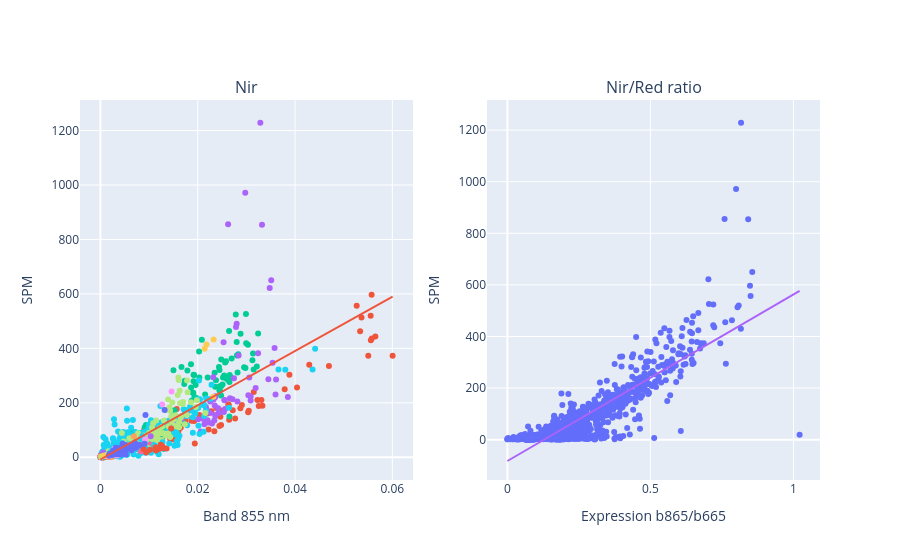

Notebook cell for this chart:
### Code cell
# Thanks to the multiple plot feature, we can compare the graphs effortlessly
fig = plotly.subplots.make_subplots(rows=1, cols=2, subplot_titles=('Nir', 'Nir/Red ratio'))
fit1.plot_fit(fig=fig, position=(1, 1), color='Rio/ Bacia')
fit2.plot_fit(fig=fig, position=(1, 2), showlegend=False)

### Figure 1 — Plotly figure (JSON) as saved in the notebook; plotly's stock layout.template omitted (floating-point values rounded to 4 significant figures; data arrays with more than 128 entries replaced by an {"elided": "..."} marker saying what was removed)
{"data": [{"customdata": {"elided": "97x5 mixed values"}, "hovertemplate": "Rio/ Bacia=%{customdata[1]}<br>855=%{x}<br>SPM=%{y}<br>Id=%{customdata[0]}<br>Projeto=%{customdata[2]}<br>DATA=%{customdata[3]}<br>Ponto=%{customdata[4]}<extra></extra>", "legendgroup": "Paranoa", "marker": {"color": "#636efa", "symbol": "circle"}, "mode": "markers", "name": "Paranoa", "orientation": "v", "showlegend": true, "type": "scatter", "x": [0.001769, 0.0007672, 0.000434, 0.0004633, 0.001128, 0.0004877, 0.0007512, 0.0004122, 0.0007861, 0.0003457, 0.0002571, 0.0003335, 0.0003575, 0.0007547, 5.6e-05, 0.0001609, 0.0001566, 0.0007197, 0.0003107, 0.0002461, 0.0007682, 0.0004833, 0.0004053, 4.8e-05, 0.0002065, 0.0003694, 0.001172, 0.0006482, 0.0003841, 0.0005627, 0.0001072, 0.0006277, 3.91e-05, 0.0003624, 0.0003803, 0.0004296, 0.001373, 0.001815, 0.001968, 0.0004286, 0.0001074, 9.26e-05, 0.0001984, 0.0003729, 0.0002243, 0, 0.0006483, 0.001126, 0.001086, 0.0009575, 0.0008757, 0.0008466, 0.000351, 0.0002633, 0.0001399, 0.00014, 7.36e-05, 9.65e-05, 0.000184, 0.001013, 0.001085, 0.001397, 0.0009253, 0.0008342, 0.0007748, 0.0003487, 0.0003006, 0.0001545, 0.0001513, 0.0002295, 9.43e-05, 0.0001067, 0.0001282, 0.0002078, 0.0003608, 0.0006488, 0.007138, 0.007832, 0.00474, 0.001687, 0.001778, 0.0009663, 0.0004974, 0.0002867, 0.0002898, 0.000186, 0.0001491, 0.0005101, 0.0001853, 0.0004794, 0.0006279, 0.00109, 0.0003244, 0.0001023, 0.0002996, 0.001798, 0.0003853], "xaxis": "x", "y": [12.4, 6.2, 4.3, 3.8, 5.5, 2.8, 5.5, 2.7, 4.1, 2.6, 2.4, 1.9, 1.6, 2.4, 0.6, 1.2, 2.1, 7.8, 3.7, 1.7, 2.9, 1.9, 1.8, 0.7, 0.2, 0.9, 3.1, 2, 1.1, 5.9, 2, 3.2, 2.4, 2.1, 2.1, 0.7, 6.2, 15.8, 7.2, 2.9, 1.8, 3.9, 5.5, 7.8, 11, 1.2, 7.6, 7.2, 4, 4.8, 5.6, 5, 3.2, 1.5, 0.8, 0.2, 0.4, 0.6, 1.4, 10.8, 7.8, 6.6, 6.8, 6.2, 5.4, 2.8, 2, 1.5, 1.6, 1.8, 1.6, 1.3, 1.8, 0.6, 3, 4.2, 28.2, 32.2, 20.4, 5, 5.4, 3, 1, 0.4, 0.4, 0.4, 1.2, 0.4, 1, 1.2, 2.2, 4.4, 6, 2.1, 13.7, 5.4, 5], "yaxis": "y"}, {"customdata": {"elided": "97x5 mixed values"}, "hovertemplate": "Rio/ Bacia=%{customdata[1]}<br>855=%{x}<br>SPM=%{y}<br>Id=%{customdata[0]}<br>Projeto=%{customdata[2]}<br>DATA=%{customdata[3]}<br>Ponto=%{customdata[4]}<extra></extra>", "legendgroup": "Sao Francisco", "marker": {"color": "#EF553B", "symbol": "circle"}, "mode": "markers", "name": "Sao Francisco", "orientation": "v", "showlegend": true, "type": "scatter", "x": [0.02278, 0.01361, 0.008389, 0.003051, 0.00169, 0.00201, 0.001298, 0.001175, 0.001159, 0.002191, 0.0008749, 0.0008969, 0.0006594, 0.0007122, 0.0006925, 0.000658, 0.0007202, 0.0006667, 0.0006246, 0.0006074, 0.0005879, 0.0006521, 0.0006522, 0.0006621, 0.0006447, 0.0006301, 0.009013, 0.001965, 0.003312, 0.002445, 0.003254, 0.00242, 0.004259, 0.004631, 0.002555, 0.0006532, 8.37e-05, 6.51e-05, 9.92e-06, 5.49e-05, 0.01577, 0.003977, 0.02636, 0.02908, 0.02877, 0.0263, 0.0272, 0.02466, 0.02769, 0.02646, 0.0248, 0.01572, 0.01536, 0.01604, 0.01164, 0.01245, 0.01501, 0.009979, 0.007874, 0.006631, 0.007016, 0.005512, 0.005029, 0.03885, 0.01569, 0.01434, 0.004147, 0.003157, 0.002672, 0.003403, 0.002352, 0.002222, 0.002887, 0.002852, 0.001426, 0.000941, 0.01748, 0.01643, 0.01815, 0.01926, 0.02498, 0.01873, 0.02093, 0.02033, 0.03787, 0.02381, 0.02198, 0.02224, 0.03227, 0.0333, 0.03255, 0.0165, 0.006822, 0.03151, 0.03309, 0.0305, 0.03036], "xaxis": "x", "y": [168.6, 32.3, 26.4, 10, 8.4, 6, 3.8, 3.6, 2.9, 2.6, 1.4, 1.9, 0.3, 0.7, 1.6, 1.1, 0.4, 1.1, 1.2, 1.3, 0.2, 0.6, 1.1, 1.3, 0.8, 0.5, 101, 14.5, 13, 12, 18, 13.8, 16.8, 16, 15.8, 10.4, 5.7, 5.5, 2, 3.2, 145.3, 23, 191.7, 192.4, 179.7, 194.7, 173, 148.7, 142.3, 137.7, 119, 95.7, 91, 96.5, 68.7, 56, 65, 46, 40.8, 34, 32.8, 21.8, 20.5, 302.7, 176.9, 67.4, 20.3, 17.4, 13.3, 15, 10.7, 10.1, 10.6, 9.6, 6.1, 2.7, 133.7, 110, 172, 133, 171.7, 134, 148.7, 155.7, 250, 181.3, 160.7, 102.3, 210.3, 189.7, 188.7, 108, 29, 239.7, 210.3, 171, 165.7], "yaxis": "y"}, {"customdata": {"elided": "99x5 mixed values"}, "hovertemplate": "Rio/ Bacia=%{customdata[1]}<br>855=%{x}<br>SPM=%{y}<br>Id=%{customdata[0]}<br>Projeto=%{customdata[2]}<br>DATA=%{customdata[3]}<br>Ponto=%{customdata[4]}<extra></extra>", "legendgroup": "Madeira Low", "marker": {"color": "#00cc96", "symbol": "circle"}, "mode": "markers", "name": "Madeira Low", "orientation": "v", "showlegend": true, "type": "scatter", "x": [0.02801, 0.02675, 0.02543, 0.02349, 0.02447, 0.01957, 0.03241, 0.02581, 0.02782, 0.01697, 0.01095, 0.01031, 0.01037, 0.01155, 0.01176, 0.01104, 0.008647, 0.0106, 0.01036, 0.01078, 0.01272, 0.02375, 0.02453, 0.03125, 0.0315, 0.02585, 0.0252, 0.02551, 0.02485, 0.02657, 0.0248, 0.0251, 0.02456, 0.02624, 0.02954, 0.02819, 0.03214, 0.02981, 0.03033, 0.03137, 0.02544, 0.01915, 0.01862, 0.01736, 0.01666, 0.01897, 0.02652, 0.02447, 0.01788, 0.01909, 0.01501, 0.0236, 0.02645, 0.02028, 0.01926, 0.02152, 0.01875, 0.01932, 0.02033, 0.02437, 0.01724, 0.01915, 0.02085, 0.02881, 0.02696, 0.02484, 0.01865, 0.01966, 0.009121, 0.02651, 0.005695, 0.01221, 0.02804, 0.02205, 0.02563, 0.02997, 0.02833, 0.01185, 0.008051, 0.0109, 0.01174, 0.01316, 0.01523, 0.01189, 0.01051, 0.0128, 0.01136, 0.009739, 0.01009, 0.009032, 0.009531, 0.008995, 0.00737, 0.006272, 0.02992, 0.008661, 0.006542, 0.009367, 0.007566], "xaxis": "x", "y": [423.8, 294, 296.8, 310, 245, 265, 454.8, 353, 524, 126, 76.6, 73.2, 82.2, 72.8, 82.2, 73.4, 65.6, 66.8, 126.5, 67.4, 63.8, 282.6, 261, 356.7, 322.5, 289, 293.3, 297.9, 261.6, 301.8, 226.8, 267, 244.9, 283.9, 330.9, 311.6, 333.5, 327.5, 412.9, 380.7, 300, 278.8, 341.3, 281.4, 331.5, 237.8, 276.3, 320.4, 318.8, 236.3, 319.4, 258.6, 464, 388.4, 301.8, 230.3, 208, 220, 293.4, 332, 268.8, 303.5, 431.9, 453.3, 362.4, 359, 256.6, 219, 110, 150, 39.4, 77.8, 374, 292.8, 348.4, 418.4, 378.8, 68, 35.9, 104.8, 115.6, 106, 172.4, 116, 110, 119.6, 81.2, 61.2, 97.2, 48.8, 55.6, 46, 43.2, 25.2, 526, 72.8, 95.1, 118.6, 46.3], "yaxis": "y"}, {"customdata": {"elided": "58x5 mixed values"}, "hovertemplate": "Rio/ Bacia=%{customdata[1]}<br>855=%{x}<br>SPM=%{y}<br>Id=%{customdata[0]}<br>Projeto=%{customdata[2]}<br>DATA=%{customdata[3]}<br>Ponto=%{customdata[4]}<extra></extra>", "legendgroup": "Madeira High", "marker": {"color": "#ab63fa", "symbol": "circle"}, "mode": "markers", "name": "Madeira High", "orientation": "v", "showlegend": true, "type": "scatter", "x": [0.02801, 0.02256, 0.02318, 0.02745, 0.03061, 0.02169, 0.02562, 0.02256, 0.02363, 0.02357, 0.02977, 0.03511, 0.03287, 0.03322, 0.02625, 0.02186, 0.02431, 0.02349, 0.02419, 0.02362, 0.02362, 0.02136, 0.02537, 0.0216, 0.02218, 0.02198, 0.02168, 0.02201, 0.0211, 0.02061, 0.02342, 0.02293, 0.0324, 0.0358, 0.0361, 0.02839, 0.03452, 0.02325, 0.02549, 0.02532, 0.0348, 0.02787, 0.01672, 0.0201, 0.01662, 0.01785, 0.01502, 0.03088, 0.03087, 0.03853, 0.0354, 0.03041, 0.03191, 0.03599, 0.02816, 0.02662, 0.02553, 0.02715], "xaxis": "x", "y": [490.6, 204.4, 294, 290.6, 293.2, 184.6, 177, 162.4, 223.8, 220, 971.8, 649.8, 1229.0, 854.2, 855.8, 175, 163, 189.8, 179.9, 152, 155.4, 121.6, 166.2, 134.4, 127.4, 129.2, 131.3, 136, 141.7, 95, 135.5, 124.1, 382, 401, 286, 374, 287, 212, 210, 422.4, 621.6, 478.8, 141.2, 140, 151, 151.4, 120.8, 223.4, 208.4, 221.2, 346.8, 228.2, 254, 230.2, 205.2, 216.8, 209.8, 213], "yaxis": "y"}, {"customdata": {"elided": "50x5 mixed values"}, "hovertemplate": "Rio/ Bacia=%{customdata[1]}<br>855=%{x}<br>SPM=%{y}<br>Id=%{customdata[0]}<br>Projeto=%{customdata[2]}<br>DATA=%{customdata[3]}<br>Ponto=%{customdata[4]}<extra></extra>", "legendgroup": "Paranapanema", "marker": {"color": "#FFA15A", "symbol": "circle"}, "mode": "markers", "name": "Paranapanema", "orientation": "v", "showlegend": true, "type": "scatter", "x": [0.0003263, 0, 0.001285, 0.0007945, 0.0007859, 0.00241, 0.0001062, 5.04e-05, 0.0005656, 0.002078, 0.002356, 0.001538, 0.0003402, 0.0004416, 0.0005129, 0.0005588, 0.001241, 0.0007824, 0.0008297, 0.0009116, 0.00171, 0.001722, 0.001992, 0.002298, 0.002808, 0.005201, 0.006014, 0.007765, 0.001352, 0.002514, 0.003761, 0.01179, 0.0007129, 0.0004406, 0.001265, 0.001843, 0.001747, 0.004604, 0.002951, 0.006001, 0.005691, 0.007754, 0.005976, 0.005572, 0.0004314, 0.0004493, 0.0004682, 0.001123, 0.001234, 0.00276], "xaxis": "x", "y": [2.3, 2.9, 2.1, 1.9, 1.2, 3.9, 1.1, 2.1, 3.9, 3.4, 1.7, 1.2, 1.1, 5.6, 0.5, 1, 2.6, 1.2, 0.7, 1.1, 2.2, 7.4, 9.1, 9.3, 13.5, 24.6, 22.2, 31.9, 20.2, 17.9, 19, 19, 6.5, 8.4, 5.2, 3.5, 21.9, 23.3, 20.1, 27.2, 29.8, 32.2, 30.5, 35.3, 0.5, 0.7, 0.1, 3.5, 4.1, 8.8], "yaxis": "y"}, {"customdata": {"elided": "232x5 mixed values"}, "hovertemplate": "Rio/ Bacia=%{customdata[1]}<br>855=%{x}<br>SPM=%{y}<br>Id=%{customdata[0]}<br>Projeto=%{customdata[2]}<br>DATA=%{customdata[3]}<br>Ponto=%{customdata[4]}<extra></extra>", "legendgroup": "Amazonas", "marker": {"color": "#19d3f3", "symbol": "circle"}, "mode": "markers", "name": "Amazonas", "orientation": "v", "showlegend": true, "type": "scatter", "x": {"elided": "232 float values"}, "xaxis": "x", "y": {"elided": "232 float values"}, "yaxis": "y"}, {"customdata": {"elided": "37x5 mixed values"}, "hovertemplate": "Rio/ Bacia=%{customdata[1]}<br>855=%{x}<br>SPM=%{y}<br>Id=%{customdata[0]}<br>Projeto=%{customdata[2]}<br>DATA=%{customdata[3]}<br>Ponto=%{customdata[4]}<extra></extra>", "legendgroup": "Floodplain", "marker": {"color": "#FF6692", "symbol": "circle"}, "mode": "markers", "name": "Floodplain", "orientation": "v", "showlegend": true, "type": "scatter", "x": [0.01361, 0.0005099, 0.0009848, 0.0003672, 0.006595, 0.004524, 0.001099, 0.001021, 0.001293, 0.001193, 0.004571, 0.006425, 0.003709, 0.001539, 0.001922, 0.00123, 0.00135, 0.01027, 0.0008694, 0.003719, 0.001628, 0.002978, 0.00273, 0.005955, 0.00485, 0.006754, 0.001599, 0.008375, 0.005464, 0.001319, 0.003229, 0.002394, 0.00501, 0.005116, 0.00555, 0.01189, 0.001124], "xaxis": "x", "y": [81, 6.8, 2.4, 8.3, 33.2, 20, 7, 5.6, 7.7, 5, 25, 34, 20.7, 10, 11.7, 5.9, 7.6, 46.7, 4.3, 11.3, 6.9, 12, 15.4, 40.9, 21.1, 26.3, 6.9, 21, 31.2, 12.4, 7.4, 14.2, 36.7, 33.1, 25.1, 67.1, 2.7], "yaxis": "y"}, {"customdata": {"elided": "83x5 mixed values"}, "hovertemplate": "Rio/ Bacia=%{customdata[1]}<br>855=%{x}<br>SPM=%{y}<br>Id=%{customdata[0]}<br>Projeto=%{customdata[2]}<br>DATA=%{customdata[3]}<br>Ponto=%{customdata[4]}<extra></extra>", "legendgroup": "Solimoes", "marker": {"color": "#B6E880", "symbol": "circle"}, "mode": "markers", "name": "Solimoes", "orientation": "v", "showlegend": true, "type": "scatter", "x": [0.01257, 0.01346, 0.01316, 0.0153, 0.01459, 0.01398, 0.01168, 0.0107, 0.01156, 0.01564, 0.01398, 0.01213, 0.01159, 0.01179, 0.01336, 0.01269, 0.01961, 0.01656, 0.017, 0.01434, 0.01862, 0.01982, 0.01619, 0.01618, 0.01776, 0.01461, 0.0128, 0.01085, 0.01072, 0.01214, 0.01038, 0.001643, 0.0165, 0.0142, 0.0163, 0.007748, 0.007168, 0.001437, 0.01735, 0.01589, 0.01393, 0.004417, 0.005655, 0.007736, 0.005952, 0.01793, 0.0148, 0.004774, 0.01603, 0.0161, 0.0154, 0.01693, 0.01432, 0.008008, 0.01031, 0.01064, 0.009478, 0.008596, 0.007953, 0.007407, 0.009366, 0.00713, 0.00814, 0.008348, 0.009332, 0.008614, 0.008904, 0.01254, 0.008849, 0.01056, 0.01001, 0.009064, 0.01145, 0.01781, 0.01305, 0.01636, 0.01507, 0.01062, 0.01354, 0.009863, 0.006985, 0.00684, 0.02157], "xaxis": "x", "y": [63.7, 81.3, 87.6, 115.8, 151, 87.5, 70.6, 69.9, 91.2, 112.7, 114.4, 95.6, 63.6, 82.2, 85.8, 111.9, 184.9, 150.4, 202.9, 74.8, 202.1, 209.7, 129.3, 110.6, 155.2, 130.1, 88.3, 125, 81.1, 106.6, 91.4, 22.4, 145, 184, 244, 63, 69, 4.9, 121, 228.4, 212, 89.2, 47.2, 88.4, 70, 238.4, 200.8, 58, 293.2, 283.6, 154.8, 195.6, 170.8, 68, 71.2, 67.2, 66, 65.2, 59.2, 66.8, 65.2, 56, 50.8, 74.4, 74.8, 72.4, 80.4, 88.8, 48, 82, 89.6, 42.8, 135.4, 282.1, 135, 198.7, 139.3, 109, 173.2, 33, 71.8, 59.6, 163], "yaxis": "y"}, {"customdata": [[408, "Maranon", "SENAMHI / ANA / HYBAM", "6/8/2010", "San Regis"], [500, "Maranon", "SENAMHI/ANA/HYBAM", "11/23/2011", "San_Regis"]], "hovertemplate": "Rio/ Bacia=%{customdata[1]}<br>855=%{x}<br>SPM=%{y}<br>Id=%{customdata[0]}<br>Projeto=%{customdata[2]}<br>DATA=%{customdata[3]}<br>Ponto=%{customdata[4]}<extra></extra>", "legendgroup": "Maranon", "marker": {"color": "#FF97FF", "symbol": "circle"}, "mode": "markers", "name": "Maranon", "orientation": "v", "showlegend": true, "type": "scatter", "x": [0.0127, 0.01463], "xaxis": "x", "y": [194, 241.6], "yaxis": "y"}, {"customdata": [[409, "Ucayali", "SENAMHI / ANA / HYBAM", "6/9/2010", "Requena"], [501, "Ucayali", "SENAMHI/ANA/HYBAM", "11/24/2011", "Requena1"], [502, "Ucayali", "SENAMHI/ANA/HYBAM", "11/25/2011", "Requena2"]], "hovertemplate": "Rio/ Bacia=%{customdata[1]}<br>855=%{x}<br>SPM=%{y}<br>Id=%{customdata[0]}<br>Projeto=%{customdata[2]}<br>DATA=%{customdata[3]}<br>Ponto=%{customdata[4]}<extra></extra>", "legendgroup": "Ucayali", "marker": {"color": "#FECB52", "symbol": "circle"}, "mode": "markers", "name": "Ucayali", "orientation": "v", "showlegend": true, "type": "scatter", "x": [0.0218, 0.02143, 0.02327], "xaxis": "x", "y": [414, 398.4, 432.4], "yaxis": "y"}, {"customdata": [[410, "Napo", "SENAMHI / ANA / HYBAM", "6/11/2010", "Canada"], [503, "Napo", "SENAMHI/ANA/HYBAM", "11/26/2011", "Canada"]], "hovertemplate": "Rio/ Bacia=%{customdata[1]}<br>855=%{x}<br>SPM=%{y}<br>Id=%{customdata[0]}<br>Projeto=%{customdata[2]}<br>DATA=%{customdata[3]}<br>Ponto=%{customdata[4]}<extra></extra>", "legendgroup": "Napo", "marker": {"color": "#636efa", "symbol": "circle"}, "mode": "markers", "name": "Napo", "orientation": "v", "showlegend": true, "type": "scatter", "x": [0.0132, 0.009263], "xaxis": "x", "y": [174, 155.6], "yaxis": "y"}, {"customdata": [[411, "Javari", "SENAMHI / ANA / HYBAM", "6/13/2010", "Javari"]], "hovertemplate": "Rio/ Bacia=%{customdata[1]}<br>855=%{x}<br>SPM=%{y}<br>Id=%{customdata[0]}<br>Projeto=%{customdata[2]}<br>DATA=%{customdata[3]}<br>Ponto=%{customdata[4]}<extra></extra>", "legendgroup": "Javari", "marker": {"color": "#EF553B", "symbol": "circle"}, "mode": "markers", "name": "Javari", "orientation": "v", "showlegend": true, "type": "scatter", "x": [0.01454], "xaxis": "x", "y": [105.4], "yaxis": "y"}, {"customdata": [[416, "Jutai", "SENAMHI / ANA / HYBAM", "6/17/2010", "Jutai"], [589, "Jutai", "ANA/HYBAM/TOSCA", "4/5/2014", "Jutai1"]], "hovertemplate": "Rio/ Bacia=%{customdata[1]}<br>855=%{x}<br>SPM=%{y}<br>Id=%{customdata[0]}<br>Projeto=%{customdata[2]}<br>DATA=%{customdata[3]}<br>Ponto=%{customdata[4]}<extra></extra>", "legendgroup": "Jutai", "marker": {"color": "#00cc96", "symbol": "circle"}, "mode": "markers", "name": "Jutai", "orientation": "v", "showlegend": true, "type": "scatter", "x": [0.003418, 0.0007309], "xaxis": "x", "y": [12.2, 11], "yaxis": "y"}, {"customdata": [[417, "Japura", "SENAMHI / ANA / HYBAM", "6/19/2010", "Japura"], [512, "Japura", "SENAMHI/ANA/HYBAM", "12/5/2011", "Japura"], [594, "Japura", "ANA/HYBAM/TOSCA", "4/8/2014", "Japura"]], "hovertemplate": "Rio/ Bacia=%{customdata[1]}<br>855=%{x}<br>SPM=%{y}<br>Id=%{customdata[0]}<br>Projeto=%{customdata[2]}<br>DATA=%{customdata[3]}<br>Ponto=%{customdata[4]}<extra></extra>", "legendgroup": "Japura", "marker": {"color": "#ab63fa", "symbol": "circle"}, "mode": "markers", "name": "Japura", "orientation": "v", "showlegend": true, "type": "scatter", "x": [0.01033, 0.005393, 0.0005708], "xaxis": "x", "y": [77.2, 26.4, 17.6], "yaxis": "y"}, {"customdata": [[419, "Coari", "SENAMHI / ANA / HYBAM", "6/22/2010", "Coari"], [514, "Coari", "SENAMHI/ANA/HYBAM", "12/7/2011", "Coari"], [595, "Coari", "ANA/HYBAM/TOSCA", "4/9/2014", "Coari"]], "hovertemplate": "Rio/ Bacia=%{customdata[1]}<br>855=%{x}<br>SPM=%{y}<br>Id=%{customdata[0]}<br>Projeto=%{customdata[2]}<br>DATA=%{customdata[3]}<br>Ponto=%{customdata[4]}<extra></extra>", "legendgroup": "Coari", "marker": {"color": "#FFA15A", "symbol": "circle"}, "mode": "markers", "name": "Coari", "orientation": "v", "showlegend": true, "type": "scatter", "x": [0.006898, 0.009, 0.0002365], "xaxis": "x", "y": [77, 56, 1.6], "yaxis": "y"}, {"customdata": {"elided": "39x5 mixed values"}, "hovertemplate": "Rio/ Bacia=%{customdata[1]}<br>855=%{x}<br>SPM=%{y}<br>Id=%{customdata[0]}<br>Projeto=%{customdata[2]}<br>DATA=%{customdata[3]}<br>Ponto=%{customdata[4]}<extra></extra>", "legendgroup": "Purus", "marker": {"color": "#19d3f3", "symbol": "circle"}, "mode": "markers", "name": "Purus", "orientation": "v", "showlegend": true, "type": "scatter", "x": [0.005363, 0.0007967, 0.004468, 0.002748, 0.001744, 0.005335, 0.005518, 0.004426, 0.004364, 0.006831, 0.001566, 0.002743, 0.001978, 0.0007708, 0.002835, 0.003498, 0.001103, 0.001191, 0.004552, 0.004778, 0.006032, 0.005203, 0.01276, 0.01415, 0.01567, 0.01601, 0.02037, 0.019, 0.01099, 0.00932, 0.006676, 0.01303, 0.002144, 0.03661, 0.04414, 0.038, 0.04361, 0.008613, 0.008308], "xaxis": "x", "y": [18.4, 5.6, 52, 14.6, 8.8, 15.9, 10.4, 10, 18.4, 10.5, 3.6, 4.7, 6.8, 5.2, 7, 6.1, 6.1, 10.2, 27.6, 35.9, 38.6, 39, 54.8, 50.8, 81.4, 68.3, 85.3, 90.5, 44.3, 32.5, 23.2, 30.6, 19.3, 322, 398.3, 321.6, 322.2, 78.2, 67.1], "yaxis": "y"}, {"customdata": [[426, "Negro", "CARBAMA", "8/25/2010", "CBM1"], [461, "Negro", "ANA/HYBAM", "2/15/2011", "Paricatuba_Rio_ Negro"], [488, "Negro", "ANA/HYBAM", "7/19/2011", "Rio_Negro"]], "hovertemplate": "Rio/ Bacia=%{customdata[1]}<br>855=%{x}<br>SPM=%{y}<br>Id=%{customdata[0]}<br>Projeto=%{customdata[2]}<br>DATA=%{customdata[3]}<br>Ponto=%{customdata[4]}<extra></extra>", "legendgroup": "Negro", "marker": {"color": "#FF6692", "symbol": "circle"}, "mode": "markers", "name": "Negro", "orientation": "v", "showlegend": true, "type": "scatter", "x": [0.001591, 0.0006414, 0.001321], "xaxis": "x", "y": [4.4, 5.4, 6.8], "yaxis": "y"}, {"customdata": [[471, "Tapajos", "ANA/HYBAM", "2/25/2011", "Tapajos"]], "hovertemplate": "Rio/ Bacia=%{customdata[1]}<br>855=%{x}<br>SPM=%{y}<br>Id=%{customdata[0]}<br>Projeto=%{customdata[2]}<br>DATA=%{customdata[3]}<br>Ponto=%{customdata[4]}<extra></extra>", "legendgroup": "Tapajos", "marker": {"color": "#B6E880", "symbol": "circle"}, "mode": "markers", "name": "Tapajos", "orientation": "v", "showlegend": true, "type": "scatter", "x": [0.00212], "xaxis": "x", "y": [9.6], "yaxis": "y"}, {"customdata": [[509, "Ica", "SENAMHI/ANA/HYBAM", "12/1/2011", "Iça"], [587, "Ica", "ANA/HYBAM/TOSCA", "4/4/2014", "Iça"]], "hovertemplate": "Rio/ Bacia=%{customdata[1]}<br>855=%{x}<br>SPM=%{y}<br>Id=%{customdata[0]}<br>Projeto=%{customdata[2]}<br>DATA=%{customdata[3]}<br>Ponto=%{customdata[4]}<extra></extra>", "legendgroup": "Ica", "marker": {"color": "#FF97FF", "symbol": "circle"}, "mode": "markers", "name": "Ica", "orientation": "v", "showlegend": true, "type": "scatter", "x": [0.009191, 0.002882], "xaxis": "x", "y": [65.6, 31.9], "yaxis": "y"}, {"customdata": [[511, "Jurua", "SENAMHI/ANA/HYBAM", "12/4/2011", "Jurua"], [593, "Jurua", "ANA/HYBAM/TOSCA", "4/7/2014", "Jurua"]], "hovertemplate": "Rio/ Bacia=%{customdata[1]}<br>855=%{x}<br>SPM=%{y}<br>Id=%{customdata[0]}<br>Projeto=%{customdata[2]}<br>DATA=%{customdata[3]}<br>Ponto=%{customdata[4]}<extra></extra>", "legendgroup": "Jurua", "marker": {"color": "#FECB52", "symbol": "circle"}, "mode": "markers", "name": "Jurua", "orientation": "v", "showlegend": true, "type": "scatter", "x": [0.02321, 0.00476], "xaxis": "x", "y": [222, 45.6], "yaxis": "y"}, {"customdata": [[614, "Aripuana", "ANA/HYBAM/TOSCA", "12/10/2014", "Novo_Aripuana"]], "hovertemplate": "Rio/ Bacia=%{customdata[1]}<br>855=%{x}<br>SPM=%{y}<br>Id=%{customdata[0]}<br>Projeto=%{customdata[2]}<br>DATA=%{customdata[3]}<br>Ponto=%{customdata[4]}<extra></extra>", "legendgroup": "Aripuana", "marker": {"color": "#636efa", "symbol": "circle"}, "mode": "markers", "name": "Aripuana", "orientation": "v", "showlegend": true, "type": "scatter", "x": [0.001208], "xaxis": "x", "y": [4], "yaxis": "y"}, {"customdata": {"elided": "28x5 mixed values"}, "hovertemplate": "Rio/ Bacia=%{customdata[1]}<br>855=%{x}<br>SPM=%{y}<br>Id=%{customdata[0]}<br>Projeto=%{customdata[2]}<br>DATA=%{customdata[3]}<br>Ponto=%{customdata[4]}<extra></extra>", "legendgroup": "Volta", "marker": {"color": "#EF553B", "symbol": "circle"}, "mode": "markers", "name": "Volta", "orientation": "v", "showlegend": true, "type": "scatter", "x": [0.01243, 0.01222, 0.01142, 0.008872, 0.009452, 0.0194, 0.05555, 0.05367, 0.06006, 0.05268, 0.05339, 0.05574, 0.05559, 0.05506, 0.05651, 0.04041, 0.04293, 0.01314, 0.01206, 0.0102, 0.02342, 0.01273, 0.01267, 0.01162, 0.01134, 0.02446, 0.04697, 0.05578], "xaxis": "x", "y": [46, 34, 25, 30, 18, 51, 520, 513.3, 373.3, 556.7, 463.3, 596.7, 430, 373.3, 443.3, 256, 340, 32.7, 31.3, 28.1, 95.9, 39.2, 33, 30.1, 37, 115, 335.3, 436], "yaxis": "y"}, {"customdata": [[649, "Rio_Jaguaribé", "ANA/FUNCEME/COGERH", "11/12/2015", "Castanhao1"], [650, "Rio_Jaguaribé", "ANA/FUNCEME/COGERH", "11/12/2015", "Castanhao2"], [651, "Rio_Jaguaribé", "ANA/FUNCEME/COGERH", "11/12/2015", "Castanhao3"], [652, "Rio_Jaguaribé", "ANA/FUNCEME/COGERH", "11/13/2015", "Oros1"], [654, "Rio_Jaguaribé", "ANA/FUNCEME/COGERH", "11/13/2015", "Oros3"]], "hovertemplate": "Rio/ Bacia=%{customdata[1]}<br>855=%{x}<br>SPM=%{y}<br>Id=%{customdata[0]}<br>Projeto=%{customdata[2]}<br>DATA=%{customdata[3]}<br>Ponto=%{customdata[4]}<extra></extra>", "legendgroup": "Rio_Jaguaribé", "marker": {"color": "#00cc96", "symbol": "circle"}, "mode": "markers", "name": "Rio_Jaguaribé", "orientation": "v", "showlegend": true, "type": "scatter", "x": [0.0004667, 0.0005626, 0.0007251, 0.0007684, 0.002605], "xaxis": "x", "y": [5, 2.3, 2.6, 3, 15.2], "yaxis": "y"}, {"customdata": [[655, "Rio_Sitia", "ANA/FUNCEME/COGERH", "11/14/2015", "Pedras_Brancas"]], "hovertemplate": "Rio/ Bacia=%{customdata[1]}<br>855=%{x}<br>SPM=%{y}<br>Id=%{customdata[0]}<br>Projeto=%{customdata[2]}<br>DATA=%{customdata[3]}<br>Ponto=%{customdata[4]}<extra></extra>", "legendgroup": "Rio_Sitia", "marker": {"color": "#ab63fa", "symbol": "circle"}, "mode": "markers", "name": "Rio_Sitia", "orientation": "v", "showlegend": true, "type": "scatter", "x": [0.00057], "xaxis": "x", "y": [2.8], "yaxis": "y"}, {"customdata": [[656, "Rio_Pacoti", "ANA/FUNCEME/COGERH", "11/16/2015", "Pacoti1"], [657, "Rio_Pacoti", "ANA/FUNCEME/COGERH", "11/16/2015", "Pacoti2"]], "hovertemplate": "Rio/ Bacia=%{customdata[1]}<br>855=%{x}<br>SPM=%{y}<br>Id=%{customdata[0]}<br>Projeto=%{customdata[2]}<br>DATA=%{customdata[3]}<br>Ponto=%{customdata[4]}<extra></extra>", "legendgroup": "Rio_Pacoti", "marker": {"color": "#FFA15A", "symbol": "circle"}, "mode": "markers", "name": "Rio_Pacoti", "orientation": "v", "showlegend": true, "type": "scatter", "x": [0.00232, 0.001657], "xaxis": "x", "y": [1.6, 2.1], "yaxis": "y"}, {"customdata": [[658, "Rio_Choro", "ANA/FUNCEME/COGERH", "11/16/2015", "Pacajus1"], [659, "Rio_Choro", "ANA/FUNCEME/COGERH", "11/16/2015", "Pacajus2"]], "hovertemplate": "Rio/ Bacia=%{customdata[1]}<br>855=%{x}<br>SPM=%{y}<br>Id=%{customdata[0]}<br>Projeto=%{customdata[2]}<br>DATA=%{customdata[3]}<br>Ponto=%{customdata[4]}<extra></extra>", "legendgroup": "Rio_Choro", "marker": {"color": "#19d3f3", "symbol": "circle"}, "mode": "markers", "name": "Rio_Choro", "orientation": "v", "showlegend": true, "type": "scatter", "x": [0.003389, 0.004021], "xaxis": "x", "y": [27, 29.6], "yaxis": "y"}, {"customdata": [[660, "Lago_Sao_Joao", "ANA/FUNCEME/COGERH", "11/17/2015", "Aracoiaba1"], [661, "Lago_Sao_Joao", "ANA/FUNCEME/COGERH", "11/17/2015", "Aracoiaba2"]], "hovertemplate": "Rio/ Bacia=%{customdata[1]}<br>855=%{x}<br>SPM=%{y}<br>Id=%{customdata[0]}<br>Projeto=%{customdata[2]}<br>DATA=%{customdata[3]}<br>Ponto=%{customdata[4]}<extra></extra>", "legendgroup": "Lago_Sao_Joao", "marker": {"color": "#FF6692", "symbol": "circle"}, "mode": "markers", "name": "Lago_Sao_Joao", "orientation": "v", "showlegend": true, "type": "scatter", "x": [0.001792, 0.001546], "xaxis": "x", "y": [6.6, 9.9], "yaxis": "y"}, {"customdata": [[662, "Rio_Umari", "ANA/FUNCEME/COGERH", "11/18/2015", "Umarizal1"], [663, "Rio_Umari", "ANA/FUNCEME/COGERH", "11/18/2015", "Umarizal2"]], "hovertemplate": "Rio/ Bacia=%{customdata[1]}<br>855=%{x}<br>SPM=%{y}<br>Id=%{customdata[0]}<br>Projeto=%{customdata[2]}<br>DATA=%{customdata[3]}<br>Ponto=%{customdata[4]}<extra></extra>", "legendgroup": "Rio_Umari", "marker": {"color": "#B6E880", "symbol": "circle"}, "mode": "markers", "name": "Rio_Umari", "orientation": "v", "showlegend": true, "type": "scatter", "x": [0.0002407, 0.0003082], "xaxis": "x", "y": [2.2, 2.8], "yaxis": "y"}, {"customdata": [[664, "Rio_Piranhas", "ANA/FUNCEME/COGERH", "11/19/2015", "Armando_Ribeiro1"], [665, "Rio_Piranhas", "ANA/FUNCEME/COGERH", "11/19/2015", "Armando_Ribeiro2"], [666, "Rio_Piranhas", "ANA/FUNCEME/COGERH", "11/19/2015", "Armando_Ribeiro3"]], "hovertemplate": "Rio/ Bacia=%{customdata[1]}<br>855=%{x}<br>SPM=%{y}<br>Id=%{customdata[0]}<br>Projeto=%{customdata[2]}<br>DATA=%{customdata[3]}<br>Ponto=%{customdata[4]}<extra></extra>", "legendgroup": "Rio_Piranhas", "marker": {"color": "#FF97FF", "symbol": "circle"}, "mode": "markers", "name": "Rio_Piranhas", "orientation": "v", "showlegend": true, "type": "scatter", "x": [0.001109, 0.001991, 0.003421], "xaxis": "x", "y": [5, 5.2, 6.8], "yaxis": "y"}, {"customdata": [[674, "Descoberto", "AQUASENSE", "3/18/2016", "GIANCARLO_ CAMP1_1"], [675, "Descoberto", "AQUASENSE", "3/18/2016", "GIANCARLO_ CAMP1_2"], [676, "Descoberto", "AQUASENSE", "3/18/2016", "GIANCARLO_ CAMP1_3"], [677, "Descoberto", "AQUASENSE", "3/18/2016", "GIANCARLO_ CAMP1_4"], [678, "Descoberto", "AQUASENSE", "3/18/2016", "GIANCARLO_ CAMP1_5"], [679, "Descoberto", "AQUASENSE", "3/18/2016", "GIANCARLO_ CAMP1_6"]], "hovertemplate": "Rio/ Bacia=%{customdata[1]}<br>855=%{x}<br>SPM=%{y}<br>Id=%{customdata[0]}<br>Projeto=%{customdata[2]}<br>DATA=%{customdata[3]}<br>Ponto=%{customdata[4]}<extra></extra>", "legendgroup": "Descoberto", "marker": {"color": "#FECB52", "symbol": "circle"}, "mode": "markers", "name": "Descoberto", "orientation": "v", "showlegend": true, "type": "scatter", "x": [0.001491, 0.001442, 0.0006261, 0.001443, 0.001542, 0.001217], "xaxis": "x", "y": [7, 8.4, 5.8, 6.2, 8.4, 7.2], "yaxis": "y"}, {"customdata": {"elided": "62x5 mixed values"}, "hovertemplate": "Rio/ Bacia=%{customdata[1]}<br>855=%{x}<br>SPM=%{y}<br>Id=%{customdata[0]}<br>Projeto=%{customdata[2]}<br>DATA=%{customdata[3]}<br>Ponto=%{customdata[4]}<extra></extra>", "legendgroup": "Maroni", "marker": {"color": "#636efa", "symbol": "circle"}, "mode": "markers", "name": "Maroni", "orientation": "v", "showlegend": true, "type": "scatter", "x": [0.004476, 0.004714, 0.005425, 0.00734, 0.006956, 0.008149, 0.00702, 0.007493, 0.00394, 0.003386, 0.003633, 0.005129, 0.00367, 0.003868, 0.007148, 0.003126, 0.003569, 0.00636, 0.003257, 0.004385, 0.005143, 0.004996, 0.004371, 0.004503, 0.005448, 0.00754, 0.002611, 0.003347, 0.003268, 0.005178, 0.002812, 0.003549, 0.003995, 0.004327, 0.003529, 0.003926, 0.003886, 0.004832, 0.005185, 0.004579, 0.009075, 0.007066, 0.004813, 0.00464, 0.006171, 0.005788, 0.004759, 0.00417, 0.003156, 0.006652, 0.005238, 0.001923, 0.002421, 0.001904, 0.003157, 0.003975, 0.003412, 0.001904, 0.001736, 0.004351, 0.003426, 0.002664], "xaxis": "x", "y": [26, 27, 34, 37, 34, 45, 35, 39, 23, 21, 30, 23, 25, 28, 37.3, 26, 24.7, 25.5, 24.7, 28, 36, 29, 22.5, 23, 33.8, 47, 24.2, 26.9, 33.5, 42.1, 23.7, 25.6, 26.2, 27.1, 22.9, 24.9, 27.5, 30, 45.5, 49.7, 49.4, 53.9, 34.5, 39.4, 39.5, 43.4, 35, 35.6, 34.7, 42, 10, 9.8, 8.6, 11.6, 12, 11, 10.8, 12, 6, 10, 12, 13], "yaxis": "y"}, {"mode": "lines", "name": "linear", "text": "Params:[ 9.95356556e+03 -8.16368534e+00]<br>r2: 0.6969<br>rmse: 69.5566<br>SSE: 4499453.369<br>", "type": "scatter", "x": {"elided": "200 float values"}, "xaxis": "x", "y": {"elided": "200 float values"}, "yaxis": "y"}, {"customdata": {"elided": "930x5 mixed values"}, "hovertemplate": "x=%{x}<br>SPM=%{y}<br>Id=%{customdata[0]}<br>Rio/ Bacia=%{customdata[1]}<br>Projeto=%{customdata[2]}<br>DATA=%{customdata[3]}<br>Ponto=%{customdata[4]}<extra></extra>", "legendgroup": "", "marker": {"color": "#636efa", "symbol": "circle"}, "mode": "markers", "name": "", "orientation": "v", "showlegend": false, "type": "scatter", "x": {"elided": "930 float values"}, "xaxis": "x2", "y": {"elided": "930 float values"}, "yaxis": "y2"}, {"mode": "lines", "name": "linear", "text": "Params:[646.02975418 -82.78670037]<br>r2: 0.7217<br>rmse: 66.6451<br>SSE: 4130660.2439<br>", "type": "scatter", "x": {"elided": "200 float values"}, "xaxis": "x2", "y": {"elided": "200 float values"}, "yaxis": "y2"}], "layout": {"annotations": [{"font": {"size": 16}, "showarrow": false, "text": "Nir", "x": 0.225, "xanchor": "center", "xref": "paper", "y": 1, "yanchor": "bottom", "yref": "paper"}, {"font": {"size": 16}, "showarrow": false, "text": "Nir/Red ratio", "x": 0.775, "xanchor": "center", "xref": "paper", "y": 1, "yanchor": "bottom", "yref": "paper"}], "autosize": true, "showlegend": false, "xaxis": {"anchor": "y", "autorange": true, "domain": [0, 0.45], "range": [-0.003886, 0.06394], "title": {"text": "Band 855 nm"}, "type": "linear"}, "xaxis2": {"anchor": "y2", "autorange": true, "domain": [0.55, 1], "range": [-0.0661, 1.088], "title": {"text": "Expression b865/b665"}, "type": "linear"}, "yaxis": {"anchor": "x", "autorange": true, "domain": [0, 1], "range": [-89.89, 1319.0], "title": {"text": "SPM"}, "type": "linear"}, "yaxis2": {"anchor": "x2", "autorange": true, "domain": [0, 1], "range": [-156.8, 1323.0], "title": {"text": "SPM"}, "type": "linear"}}}
